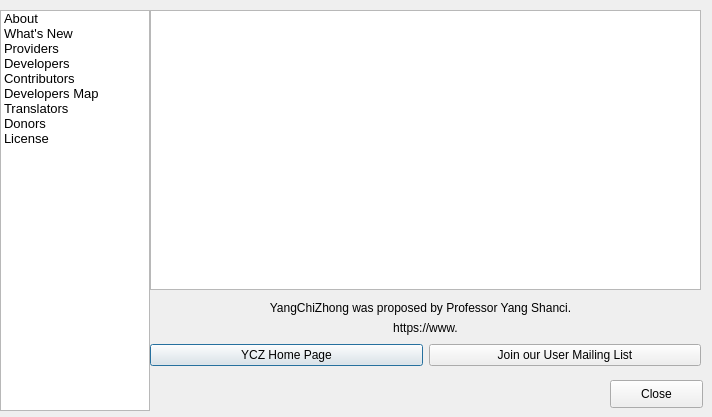
<?xml version="1.0" encoding="UTF-8"?>
<ui version="4.0">
 <class>AboutSoftDialog</class>
 <widget class="QDialog" name="AboutSoftDialog">
  <property name="geometry">
   <rect>
    <x>0</x>
    <y>0</y>
    <width>712</width>
    <height>417</height>
   </rect>
  </property>
  <property name="windowTitle">
   <string>About YangCZ Software</string>
  </property>
  <widget class="QWidget" name="layoutWidget">
   <property name="geometry">
    <rect>
     <x>150</x>
     <y>340</y>
     <width>551</width>
     <height>30</height>
    </rect>
   </property>
   <layout class="QHBoxLayout" name="_2">
    <item>
     <widget class="QPushButton" name="btnQgisHome">
      <property name="text">
       <string>YCZ Home Page</string>
      </property>
      <property name="flat">
       <bool>false</bool>
      </property>
     </widget>
    </item>
    <item>
     <widget class="QPushButton" name="btnQgisUser">
      <property name="text">
       <string>Join our User Mailing List</string>
      </property>
      <property name="flat">
       <bool>false</bool>
      </property>
     </widget>
    </item>
   </layout>
  </widget>
  <widget class="QTextBrowser" name="txtVersion">
   <property name="geometry">
    <rect>
     <x>150</x>
     <y>10</y>
     <width>551</width>
     <height>280</height>
    </rect>
   </property>
   <property name="lineWrapMode">
    <enum>QTextEdit::NoWrap</enum>
   </property>
   <property name="openExternalLinks">
    <bool>true</bool>
   </property>
   <property name="openLinks">
    <bool>true</bool>
   </property>
  </widget>
  <widget class="QLabel" name="label_3">
   <property name="geometry">
    <rect>
     <x>140</x>
     <y>300</y>
     <width>561</width>
     <height>16</height>
    </rect>
   </property>
   <property name="text">
    <string>YangChiZhong was proposed by Professor Yang Shanci.</string>
   </property>
   <property name="alignment">
    <set>Qt::AlignCenter</set>
   </property>
  </widget>
  <widget class="QListWidget" name="mOptionsListWidget">
   <property name="geometry">
    <rect>
     <x>0</x>
     <y>10</y>
     <width>150</width>
     <height>401</height>
    </rect>
   </property>
   <property name="minimumSize">
    <size>
     <width>58</width>
     <height>0</height>
    </size>
   </property>
   <property name="maximumSize">
    <size>
     <width>150</width>
     <height>16777215</height>
    </size>
   </property>
   <property name="font">
    <font>
     <pointsize>10</pointsize>
    </font>
   </property>
   <property name="horizontalScrollBarPolicy">
    <enum>Qt::ScrollBarAlwaysOff</enum>
   </property>
   <property name="editTriggers">
    <set>QAbstractItemView::NoEditTriggers</set>
   </property>
   <property name="iconSize">
    <size>
     <width>32</width>
     <height>32</height>
    </size>
   </property>
   <property name="textElideMode">
    <enum>Qt::ElideNone</enum>
   </property>
   <property name="resizeMode">
    <enum>QListView::Adjust</enum>
   </property>
   <property name="wordWrap">
    <bool>true</bool>
   </property>
   <item>
    <property name="text">
     <string>About</string>
    </property>
   </item>
   <item>
    <property name="text">
     <string>What's New</string>
    </property>
   </item>
   <item>
    <property name="text">
     <string>Providers</string>
    </property>
   </item>
   <item>
    <property name="text">
     <string>Developers</string>
    </property>
   </item>
   <item>
    <property name="text">
     <string>Contributors</string>
    </property>
   </item>
   <item>
    <property name="text">
     <string>Developers Map</string>
    </property>
   </item>
   <item>
    <property name="text">
     <string>Translators</string>
    </property>
   </item>
   <item>
    <property name="text">
     <string>Donors</string>
    </property>
   </item>
   <item>
    <property name="text">
     <string>License</string>
    </property>
   </item>
  </widget>
  <widget class="QLabel" name="label_2">
   <property name="geometry">
    <rect>
     <x>150</x>
     <y>320</y>
     <width>551</width>
     <height>16</height>
    </rect>
   </property>
   <property name="text">
    <string>https://www.</string>
   </property>
   <property name="alignment">
    <set>Qt::AlignCenter</set>
   </property>
  </widget>
  <widget class="QPushButton" name="pushButton">
   <property name="geometry">
    <rect>
     <x>610</x>
     <y>380</y>
     <width>93</width>
     <height>28</height>
    </rect>
   </property>
   <property name="text">
    <string>Close</string>
   </property>
  </widget>
 </widget>
 <resources/>
 <connections/>
</ui>
